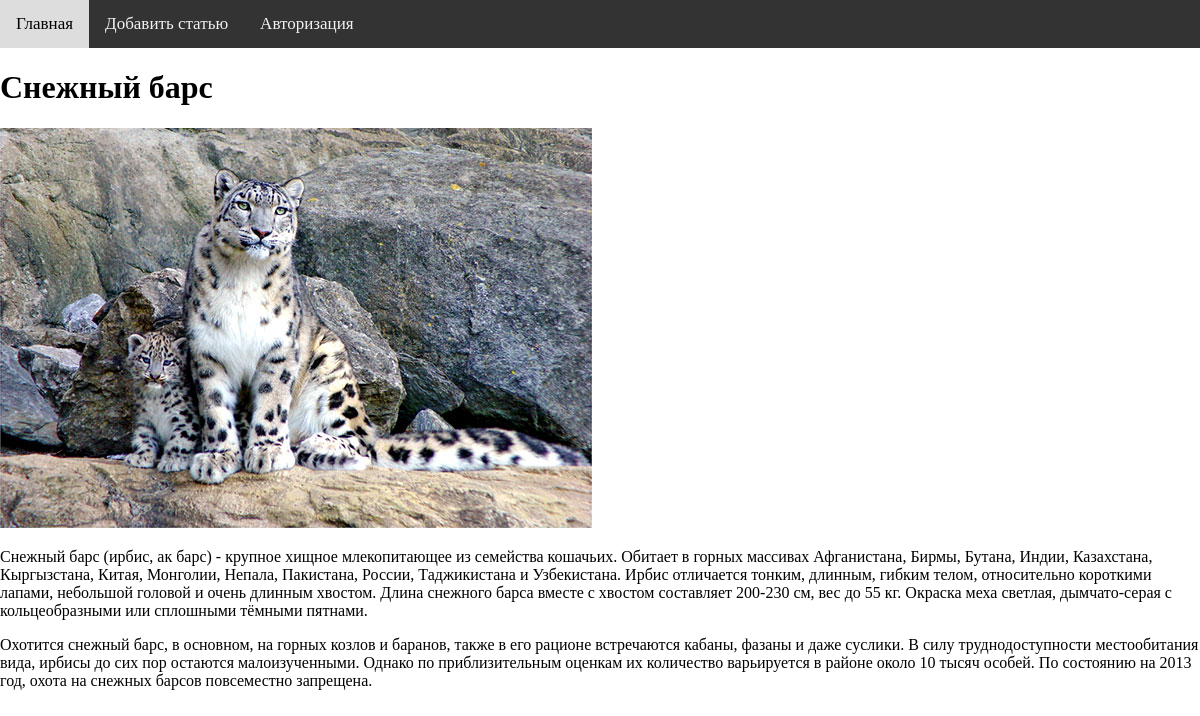
The page /post/snowBars on the database its author committed.
### tables this page shows
CREATE TABLE mainmenu (
    id integer primary key autoincrement,
    title text not null,
    url text not null
);

CREATE TABLE posts(
id integer primary key autoincrement,
title text not null,
text text not null,
url text not null,
time integer not null
);

### main.py (the view)
@app.route("/post/<alias>")
def showPost(alias):
    title, post = dbase.getPost(alias)
    if not title:
        abort(404)
    return render_template("post.html", menu=dbase.getMenu(), title=title, post=post)

### main.py (called while the page is built)
@app.before_request
def before_request():
    global dbase
    db = get_db()
    dbase = FDataBase(db)

def connect_db():
    conn = sqlite3.connect(app.config["DATABASE"])
    conn.row_factory = sqlite3.Row
    return conn

def get_db():
    if not hasattr(g, "link_db"):
        g.link_db = connect_db()
    return g.link_db

### usefull/FDataBase.py (called while the page is built)
    def getMenu(self):
        sql = '''SELECT * FROM mainmenu'''
        try:
            self.__cur.execute(sql)
            res = self.__cur.fetchall()
            if res: return res
        except:
            print("Error get data from DataBase")
        return []

    def getPost(self, alias):
        try:
            self.__cur.execute(f"SELECT title,text FROM posts WHERE url LIKE ? LIMIT 1",(alias,))
            res = self.__cur.fetchone()
            if res:
                base = url_for('static', filename = "img")
                text = re.sub(r"(?P<tag><img\s+[^>]*src=)(?P<quote>[\"'])(?P<url>.+?)(?P=quote)>",
        "\\g<tag>"+base+"/\\g<url>>",
        res['text'])
                return (res['title'], text)
        except sqlite3.Error as e:
            print(f"Ошибка при получении поста из БД {e}")
        return (False,False)

### templates/post.html
{% extends 'base.html' %}
{% block content %}
    {{ super() }}
    {{post|safe}}
{% endblock %}

### templates/base.html (shortened to what this page needs)
<!DOCTYPE html>
<html lang="en">
<head>
    <link rel="stylesheet" href="https://cdnjs.cloudflare.com/ajax/libs/font-awesome/4.7.0/css/font-awesome.min.css">
    <link type="text/css" href="{{ url_for('static', filename='css/style.css') }}" rel="stylesheet">
</head>
<body>
{% block content -%}
  {%- block mainmenu -%}
    <div class="topnav" id="myTopnav">
        {% for el in menu -%}
            <a href="{{el.url}}">{{el.title}}</a>
        {% endfor -%}
    </div>
  {% endblock mainmenu -%}
    {% if title -%}
    <h1>{{title}}</h1>
        {% else -%}
    <h1>Random text</h1>
    {% endif -%}
{% endblock %}
</body>
</html>

### static/css/style.css (style rules this page uses)
body { margin:0; }
.topnav { background-color: #333; overflow: hidden; }
.topnav a { float: left; display: block; color: #f2f2f2; text-align: center; padding: 14px 16px; text-decoration: none; font-size: 17px; }

### rows shown on the page
mainmenu: title "Главная"
mainmenu: title "Добавить статью"
mainmenu: title "Авторизация"
posts: title "Снежный барс"
